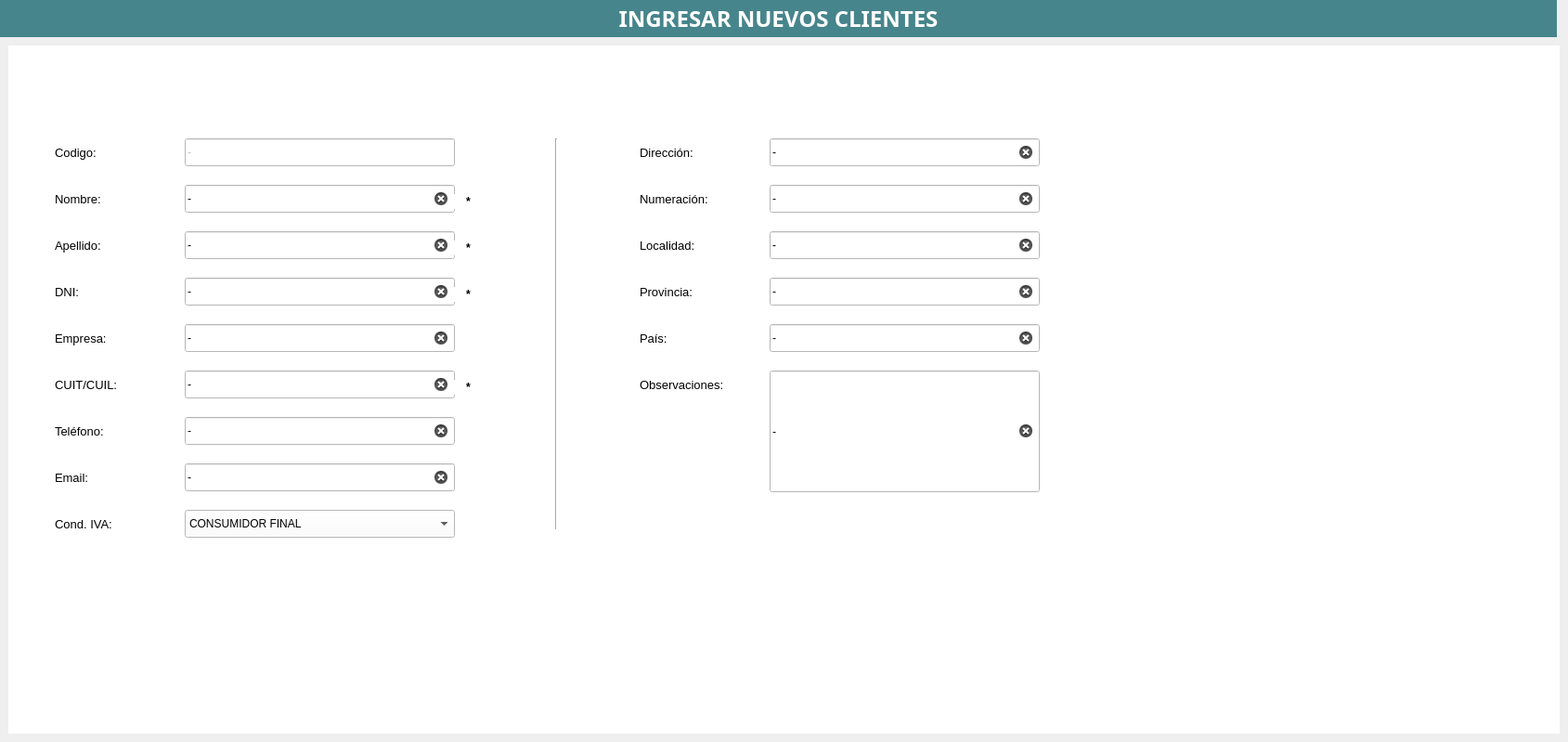
       <widget class="QWidget" name="pgNuevoCliente">
        <widget class="QLabel" name="label_IngNuevoArticulo_2">
         <property name="geometry">
          <rect>
           <x>0</x>
           <y>0</y>
           <width>1677</width>
           <height>40</height>
          </rect>
         </property>
         <property name="minimumSize">
          <size>
           <width>0</width>
           <height>40</height>
          </size>
         </property>
         <property name="maximumSize">
          <size>
           <width>16777215</width>
           <height>40</height>
          </size>
         </property>
         <property name="font">
          <font>
           <family>Goldman</family>
           <pointsize>18</pointsize>
           <weight>75</weight>
           <bold>true</bold>
          </font>
         </property>
         <property name="styleSheet">
          <string notr="true">QLabel{
background-color:#46858b;
color:#ffffff
}</string>
         </property>
         <property name="text">
          <string>INGRESAR NUEVOS CLIENTES</string>
         </property>
         <property name="alignment">
          <set>Qt::AlignCenter</set>
         </property>
        </widget>
        <widget class="QWidget" name="widget_2" native="true">
         <property name="geometry">
          <rect>
           <x>9</x>
           <y>49</y>
           <width>1671</width>
           <height>741</height>
          </rect>
         </property>
         <property name="font">
          <font>
           <pointsize>9</pointsize>
          </font>
         </property>
         <property name="styleSheet">
          <string notr="true">QWidget{
background-color:#ffffff;
}</string>
         </property>
         <widget class="QLineEdit" name="lineEdit_nombreNvoCliente">
          <property name="geometry">
           <rect>
            <x>190</x>
            <y>150</y>
            <width>291</width>
            <height>30</height>
           </rect>
          </property>
          <property name="minimumSize">
           <size>
            <width>0</width>
            <height>30</height>
           </size>
          </property>
          <property name="text">
           <string>-</string>
          </property>
          <property name="clearButtonEnabled">
           <bool>true</bool>
          </property>
         </widget>
         <widget class="QLabel" name="label_25">
          <property name="geometry">
           <rect>
            <x>50</x>
            <y>150</y>
            <width>71</width>
            <height>30</height>
           </rect>
          </property>
          <property name="minimumSize">
           <size>
            <width>0</width>
            <height>30</height>
           </size>
          </property>
          <property name="font">
           <font>
            <pointsize>10</pointsize>
           </font>
          </property>
          <property name="text">
           <string>Nombre:</string>
          </property>
         </widget>
         <widget class="QLabel" name="label_26">
          <property name="geometry">
           <rect>
            <x>50</x>
            <y>200</y>
            <width>71</width>
            <height>30</height>
           </rect>
          </property>
          <property name="minimumSize">
           <size>
            <width>0</width>
            <height>30</height>
           </size>
          </property>
          <property name="font">
           <font>
            <pointsize>10</pointsize>
           </font>
          </property>
          <property name="text">
           <string>Apellido:</string>
          </property>
         </widget>
         <widget class="QLineEdit" name="lineEdit_apellidoNvoCliente">
          <property name="geometry">
           <rect>
            <x>190</x>
            <y>200</y>
            <width>291</width>
            <height>30</height>
           </rect>
          </property>
          <property name="minimumSize">
           <size>
            <width>0</width>
            <height>30</height>
           </size>
          </property>
          <property name="text">
           <string>-</string>
          </property>
          <property name="clearButtonEnabled">
           <bool>true</bool>
          </property>
         </widget>
         <widget class="QLabel" name="label_27">
          <property name="geometry">
           <rect>
            <x>50</x>
            <y>250</y>
            <width>71</width>
            <height>30</height>
           </rect>
          </property>
          <property name="minimumSize">
           <size>
            <width>0</width>
            <height>30</height>
           </size>
          </property>
          <property name="font">
           <font>
            <pointsize>10</pointsize>
           </font>
          </property>
          <property name="text">
           <string>DNI:</string>
          </property>
         </widget>
         <widget class="QLineEdit" name="lineEdit_lineEdit_dniNvoCliente">
          <property name="geometry">
           <rect>
            <x>190</x>
            <y>250</y>
            <width>291</width>
            <height>30</height>
           </rect>
          </property>
          <property name="minimumSize">
           <size>
            <width>0</width>
            <height>30</height>
           </size>
          </property>
          <property name="text">
           <string>-</string>
          </property>
          <property name="clearButtonEnabled">
           <bool>true</bool>
          </property>
         </widget>
         <widget class="QLineEdit" name="lineEdit_cuitNvoCliente">
          <property name="geometry">
           <rect>
            <x>190</x>
            <y>350</y>
            <width>291</width>
            <height>30</height>
           </rect>
          </property>
          <property name="minimumSize">
           <size>
            <width>0</width>
            <height>30</height>
           </size>
          </property>
          <property name="text">
           <string>-</string>
          </property>
          <property name="clearButtonEnabled">
           <bool>true</bool>
          </property>
         </widget>
         <widget class="QLabel" name="label_28">
          <property name="geometry">
           <rect>
            <x>50</x>
            <y>400</y>
            <width>71</width>
            <height>30</height>
           </rect>
          </property>
          <property name="minimumSize">
           <size>
            <width>0</width>
            <height>30</height>
           </size>
          </property>
          <property name="font">
           <font>
            <pointsize>10</pointsize>
           </font>
          </property>
          <property name="text">
           <string>Teléfono:</string>
          </property>
         </widget>
         <widget class="QLabel" name="label_29">
          <property name="geometry">
           <rect>
            <x>50</x>
            <y>300</y>
            <width>91</width>
            <height>30</height>
           </rect>
          </property>
          <property name="minimumSize">
           <size>
            <width>0</width>
            <height>30</height>
           </size>
          </property>
          <property name="font">
           <font>
            <pointsize>10</pointsize>
           </font>
          </property>
          <property name="text">
           <string>Empresa:</string>
          </property>
         </widget>
         <widget class="QLabel" name="label_30">
          <property name="geometry">
           <rect>
            <x>50</x>
            <y>350</y>
            <width>91</width>
            <height>30</height>
           </rect>
          </property>
          <property name="minimumSize">
           <size>
            <width>0</width>
            <height>30</height>
           </size>
          </property>
          <property name="font">
           <font>
            <pointsize>10</pointsize>
           </font>
          </property>
          <property name="text">
           <string>CUIT/CUIL:</string>
          </property>
         </widget>
         <widget class="QLineEdit" name="lineEdit_telefonoNvoCliente">
          <property name="geometry">
           <rect>
            <x>190</x>
            <y>400</y>
            <width>291</width>
            <height>30</height>
           </rect>
          </property>
          <property name="minimumSize">
           <size>
            <width>0</width>
            <height>30</height>
           </size>
          </property>
          <property name="text">
           <string>-</string>
          </property>
          <property name="clearButtonEnabled">
           <bool>true</bool>
          </property>
         </widget>
         <widget class="QLineEdit" name="lineEdit_empresaNvoCliente">
          <property name="geometry">
           <rect>
            <x>190</x>
            <y>300</y>
            <width>291</width>
            <height>30</height>
           </rect>
          </property>
          <property name="minimumSize">
           <size>
            <width>0</width>
            <height>30</height>
           </size>
          </property>
          <property name="text">
           <string>-</string>
          </property>
          <property name="clearButtonEnabled">
           <bool>true</bool>
          </property>
         </widget>
         <widget class="QLabel" name="label_31">
          <property name="geometry">
           <rect>
            <x>680</x>
            <y>300</y>
            <width>71</width>
            <height>30</height>
           </rect>
          </property>
          <property name="minimumSize">
           <size>
            <width>0</width>
            <height>30</height>
           </size>
          </property>
          <property name="font">
           <font>
            <pointsize>10</pointsize>
           </font>
          </property>
          <property name="text">
           <string>País:</string>
          </property>
         </widget>
         <widget class="QLabel" name="label_32">
          <property name="geometry">
           <rect>
            <x>680</x>
            <y>200</y>
            <width>101</width>
            <height>30</height>
           </rect>
          </property>
          <property name="minimumSize">
           <size>
            <width>0</width>
            <height>30</height>
           </size>
          </property>
          <property name="font">
           <font>
            <pointsize>10</pointsize>
           </font>
          </property>
          <property name="text">
           <string>Localidad:</string>
          </property>
         </widget>
         <widget class="QLineEdit" name="lineEdit_paisNvoCliente">
          <property name="geometry">
           <rect>
            <x>820</x>
            <y>300</y>
            <width>291</width>
            <height>30</height>
           </rect>
          </property>
          <property name="minimumSize">
           <size>
            <width>0</width>
            <height>30</height>
           </size>
          </property>
          <property name="text">
           <string>-</string>
          </property>
          <property name="clearButtonEnabled">
           <bool>true</bool>
          </property>
         </widget>
         <widget class="QLabel" name="label_33">
          <property name="geometry">
           <rect>
            <x>680</x>
            <y>150</y>
            <width>91</width>
            <height>30</height>
           </rect>
          </property>
          <property name="minimumSize">
           <size>
            <width>0</width>
            <height>30</height>
           </size>
          </property>
          <property name="font">
           <font>
            <pointsize>10</pointsize>
           </font>
          </property>
          <property name="text">
           <string>Numeración:</string>
          </property>
         </widget>
         <widget class="QLabel" name="label_34">
          <property name="geometry">
           <rect>
            <x>680</x>
            <y>350</y>
            <width>121</width>
            <height>30</height>
           </rect>
          </property>
          <property name="minimumSize">
           <size>
            <width>0</width>
            <height>30</height>
           </size>
          </property>
          <property name="font">
           <font>
            <pointsize>10</pointsize>
           </font>
          </property>
          <property name="text">
           <string>Observaciones:</string>
          </property>
         </widget>
         <widget class="QLineEdit" name="lineEdit_obsercacionesNvoCliente">
          <property name="geometry">
           <rect>
            <x>820</x>
            <y>350</y>
            <width>291</width>
            <height>131</height>
           </rect>
          </property>
          <property name="minimumSize">
           <size>
            <width>0</width>
            <height>30</height>
           </size>
          </property>
          <property name="text">
           <string>-</string>
          </property>
          <property name="clearButtonEnabled">
           <bool>true</bool>
          </property>
         </widget>
         <widget class="QLineEdit" name="lineEdit_provinciaNvoCliente">
          <property name="geometry">
           <rect>
            <x>820</x>
            <y>250</y>
            <width>291</width>
            <height>30</height>
           </rect>
          </property>
          <property name="minimumSize">
           <size>
            <width>0</width>
            <height>30</height>
           </size>
          </property>
          <property name="text">
           <string>-</string>
          </property>
          <property name="clearButtonEnabled">
           <bool>true</bool>
          </property>
         </widget>
         <widget class="QLineEdit" name="lineEdit_localidadNvoCliente">
          <property name="geometry">
           <rect>
            <x>820</x>
            <y>200</y>
            <width>291</width>
            <height>30</height>
           </rect>
          </property>
          <property name="minimumSize">
           <size>
            <width>0</width>
            <height>30</height>
           </size>
          </property>
          <property name="text">
           <string>-</string>
          </property>
          <property name="clearButtonEnabled">
           <bool>true</bool>
          </property>
         </widget>
         <widget class="QLabel" name="label_35">
          <property name="geometry">
           <rect>
            <x>680</x>
            <y>250</y>
            <width>71</width>
            <height>30</height>
           </rect>
          </property>
          <property name="minimumSize">
           <size>
            <width>0</width>
            <height>30</height>
           </size>
          </property>
          <property name="font">
           <font>
            <pointsize>10</pointsize>
           </font>
          </property>
          <property name="text">
           <string>Provincia:</string>
          </property>
         </widget>
         <widget class="QLineEdit" name="lineEdit_numerolNvoCliente">
          <property name="geometry">
           <rect>
            <x>820</x>
            <y>150</y>
            <width>291</width>
            <height>30</height>
           </rect>
          </property>
          <property name="minimumSize">
           <size>
            <width>0</width>
            <height>30</height>
           </size>
          </property>
          <property name="text">
           <string>-</string>
          </property>
          <property name="clearButtonEnabled">
           <bool>true</bool>
          </property>
         </widget>
         <widget class="QLineEdit" name="lineEdit_emailNvoCliente">
          <property name="geometry">
           <rect>
            <x>190</x>
            <y>450</y>
            <width>291</width>
            <height>30</height>
           </rect>
          </property>
          <property name="minimumSize">
           <size>
            <width>0</width>
            <height>30</height>
           </size>
          </property>
          <property name="text">
           <string>-</string>
          </property>
          <property name="clearButtonEnabled">
           <bool>true</bool>
          </property>
         </widget>
         <widget class="QLabel" name="label_41">
          <property name="geometry">
           <rect>
            <x>50</x>
            <y>450</y>
            <width>111</width>
            <height>30</height>
           </rect>
          </property>
          <property name="minimumSize">
           <size>
            <width>0</width>
            <height>30</height>
           </size>
          </property>
          <property name="font">
           <font>
            <pointsize>10</pointsize>
           </font>
          </property>
          <property name="text">
           <string>Email:</string>
          </property>
         </widget>
         <widget class="Line" name="line_2">
          <property name="geometry">
           <rect>
            <x>580</x>
            <y>100</y>
            <width>20</width>
            <height>421</height>
           </rect>
          </property>
          <property name="orientation">
           <enum>Qt::Vertical</enum>
          </property>
         </widget>
         <widget class="QLabel" name="label_42">
          <property name="geometry">
           <rect>
            <x>680</x>
            <y>100</y>
            <width>101</width>
            <height>30</height>
           </rect>
          </property>
          <property name="minimumSize">
           <size>
            <width>0</width>
            <height>30</height>
           </size>
          </property>
          <property name="font">
           <font>
            <pointsize>10</pointsize>
           </font>
          </property>
          <property name="text">
           <string>Dirección:</string>
          </property>
         </widget>
         <widget class="QLineEdit" name="lineEdit_direccionNvoCliente">
          <property name="geometry">
           <rect>
            <x>820</x>
            <y>100</y>
            <width>291</width>
            <height>30</height>
           </rect>
          </property>
          <property name="minimumSize">
           <size>
            <width>0</width>
            <height>30</height>
           </size>
          </property>
          <property name="text">
           <string>-</string>
          </property>
          <property name="clearButtonEnabled">
           <bool>true</bool>
          </property>
         </widget>
         <widget class="QLabel" name="label_43">
          <property name="geometry">
           <rect>
            <x>480</x>
            <y>160</y>
            <width>31</width>
            <height>16</height>
           </rect>
          </property>
          <property name="font">
           <font>
            <pointsize>9</pointsize>
            <weight>75</weight>
            <bold>true</bold>
           </font>
          </property>
          <property name="styleSheet">
           <string notr="true"/>
          </property>
          <property name="text">
           <string>*</string>
          </property>
          <property name="alignment">
           <set>Qt::AlignCenter</set>
          </property>
         </widget>
         <widget class="QLabel" name="label_44">
          <property name="geometry">
           <rect>
            <x>480</x>
            <y>210</y>
            <width>31</width>
            <height>16</height>
           </rect>
          </property>
          <property name="font">
           <font>
            <pointsize>9</pointsize>
            <weight>75</weight>
            <bold>true</bold>
           </font>
          </property>
          <property name="styleSheet">
           <string notr="true"/>
          </property>
          <property name="text">
           <string>*</string>
          </property>
          <property name="alignment">
           <set>Qt::AlignCenter</set>
          </property>
         </widget>
         <widget class="QLabel" name="label_45">
          <property name="geometry">
           <rect>
            <x>480</x>
            <y>260</y>
            <width>31</width>
            <height>16</height>
           </rect>
          </property>
          <property name="font">
           <font>
            <pointsize>9</pointsize>
            <weight>75</weight>
            <bold>true</bold>
           </font>
          </property>
          <property name="styleSheet">
           <string notr="true"/>
          </property>
          <property name="text">
           <string>*</string>
          </property>
          <property name="alignment">
           <set>Qt::AlignCenter</set>
          </property>
         </widget>
         <widget class="QLabel" name="label_46">
          <property name="geometry">
           <rect>
            <x>480</x>
            <y>360</y>
            <width>31</width>
            <height>16</height>
           </rect>
          </property>
          <property name="font">
           <font>
            <pointsize>9</pointsize>
            <weight>75</weight>
            <bold>true</bold>
           </font>
          </property>
          <property name="styleSheet">
           <string notr="true"/>
          </property>
          <property name="text">
           <string>*</string>
          </property>
          <property name="alignment">
           <set>Qt::AlignCenter</set>
          </property>
         </widget>
         <widget class="QPushButton" name="bt_guardarNvoCliente">
          <property name="geometry">
           <rect>
            <x>1048</x>
            <y>570</y>
            <width>60</width>
            <height>61</height>
           </rect>
          </property>
          <property name="minimumSize">
           <size>
            <width>60</width>
            <height>0</height>
           </size>
          </property>
          <property name="maximumSize">
           <size>
            <width>60</width>
            <height>16777215</height>
           </size>
          </property>
          <property name="styleSheet">
           <string notr="true">QPushButton{
background-color:#ffffff;
border:5px;
}</string>
          </property>
          <property name="text">
           <string/>
          </property>
          <property name="icon">
           <iconset>
            <normaloff>salvar.png</normaloff>salvar.png</iconset>
          </property>
          <property name="iconSize">
           <size>
            <width>60</width>
            <height>60</height>
           </size>
          </property>
         </widget>
         <widget class="QPushButton" name="bt_CancelarNvoCliente">
          <property name="geometry">
           <rect>
            <x>930</x>
            <y>570</y>
            <width>60</width>
            <height>61</height>
           </rect>
          </property>
          <property name="minimumSize">
           <size>
            <width>60</width>
            <height>0</height>
           </size>
          </property>
          <property name="maximumSize">
           <size>
            <width>60</width>
            <height>16777215</height>
           </size>
          </property>
          <property name="styleSheet">
           <string notr="true">QPushButton{
background-color:#ffffff;
border:5px;
}</string>
          </property>
          <property name="text">
           <string/>
          </property>
          <property name="icon">
           <iconset>
            <normaloff>salvar (1).png</normaloff>salvar (1).png</iconset>
          </property>
          <property name="iconSize">
           <size>
            <width>60</width>
            <height>60</height>
           </size>
          </property>
         </widget>
         <widget class="QLabel" name="label_idNvoArticulo_2">
          <property name="geometry">
           <rect>
            <x>400</x>
            <y>650</y>
            <width>55</width>
            <height>16</height>
           </rect>
          </property>
          <property name="text">
           <string/>
          </property>
         </widget>
         <widget class="QLabel" name="label_48">
          <property name="geometry">
           <rect>
            <x>50</x>
            <y>100</y>
            <width>71</width>
            <height>30</height>
           </rect>
          </property>
          <property name="minimumSize">
           <size>
            <width>0</width>
            <height>30</height>
           </size>
          </property>
          <property name="font">
           <font>
            <pointsize>10</pointsize>
           </font>
          </property>
          <property name="text">
           <string>Codigo:</string>
          </property>
         </widget>
         <widget class="QLineEdit" name="lineEdit_codigoNvoCliente">
          <property name="enabled">
           <bool>false</bool>
          </property>
          <property name="geometry">
           <rect>
            <x>190</x>
            <y>100</y>
            <width>291</width>
            <height>30</height>
           </rect>
          </property>
          <property name="minimumSize">
           <size>
            <width>0</width>
            <height>30</height>
           </size>
          </property>
          <property name="text">
           <string>-</string>
          </property>
         </widget>
         <widget class="QLabel" name="label_ingresar_msg2_2">
          <property name="geometry">
           <rect>
            <x>110</x>
            <y>620</y>
            <width>391</width>
            <height>31</height>
           </rect>
          </property>
          <property name="font">
           <font>
            <pointsize>10</pointsize>
           </font>
          </property>
          <property name="text">
           <string/>
          </property>
         </widget>
         <widget class="QLabel" name="label_95">
          <property name="geometry">
           <rect>
            <x>50</x>
            <y>500</y>
            <width>111</width>
            <height>30</height>
           </rect>
          </property>
          <property name="minimumSize">
           <size>
            <width>0</width>
            <height>30</height>
           </size>
          </property>
          <property name="font">
           <font>
            <pointsize>10</pointsize>
           </font>
          </property>
          <property name="text">
           <string>Cond. IVA:</string>
          </property>
         </widget>
         <widget class="QComboBox" name="comboBox_CondIVANvoCliente">
          <property name="geometry">
           <rect>
            <x>190</x>
            <y>500</y>
            <width>291</width>
            <height>30</height>
           </rect>
          </property>
          <property name="minimumSize">
           <size>
            <width>0</width>
            <height>30</height>
           </size>
          </property>
          <item>
           <property name="text">
            <string>CONSUMIDOR FINAL</string>
           </property>
          </item>
          <item>
           <property name="text">
            <string>MONOTRIBUTO</string>
           </property>
          </item>
          <item>
           <property name="text">
            <string>RESPONSABLE INSCRIPTO</string>
           </property>
          </item>
          <item>
           <property name="text">
            <string>EXENTO</string>
           </property>
          </item>
         </widget>
        </widget>
       </widget>
